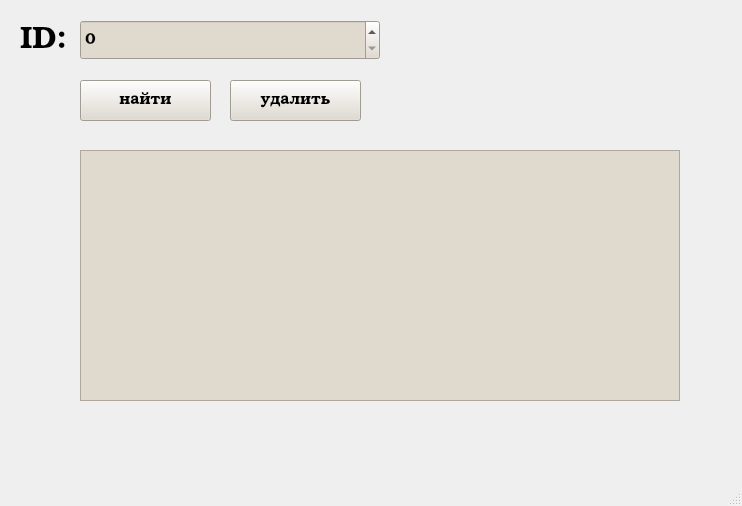
<?xml version="1.0" encoding="UTF-8"?>
<ui version="4.0">
 <class>MainWindow</class>
 <widget class="QMainWindow" name="MainWindow">
  <property name="geometry">
   <rect>
    <x>0</x>
    <y>0</y>
    <width>742</width>
    <height>506</height>
   </rect>
  </property>
  <property name="windowTitle">
   <string>MainWindow</string>
  </property>
  <widget class="QWidget" name="centralwidget">
   <widget class="QSpinBox" name="id_spinBox">
    <property name="geometry">
     <rect>
      <x>80</x>
      <y>20</y>
      <width>300</width>
      <height>40</height>
     </rect>
    </property>
    <property name="font">
     <font>
      <family>Bookman Old Style</family>
      <pointsize>12</pointsize>
     </font>
    </property>
    <property name="styleSheet">
     <string notr="true">background-color: rgb(224, 217, 206);</string>
    </property>
   </widget>
   <widget class="QPushButton" name="find_pushButton">
    <property name="geometry">
     <rect>
      <x>80</x>
      <y>80</y>
      <width>131</width>
      <height>41</height>
     </rect>
    </property>
    <property name="font">
     <font>
      <family>Bookman Old Style</family>
      <pointsize>12</pointsize>
     </font>
    </property>
    <property name="styleSheet">
     <string notr="true">background-color: rgb(224, 217, 206);</string>
    </property>
    <property name="text">
     <string>найти</string>
    </property>
   </widget>
   <widget class="QPushButton" name="del_pushButton">
    <property name="geometry">
     <rect>
      <x>230</x>
      <y>80</y>
      <width>131</width>
      <height>41</height>
     </rect>
    </property>
    <property name="font">
     <font>
      <family>Bookman Old Style</family>
      <pointsize>12</pointsize>
     </font>
    </property>
    <property name="styleSheet">
     <string notr="true">background-color: rgb(224, 217, 206);</string>
    </property>
    <property name="text">
     <string>удалить</string>
    </property>
   </widget>
   <widget class="QLabel" name="id_label">
    <property name="geometry">
     <rect>
      <x>20</x>
      <y>20</y>
      <width>60</width>
      <height>41</height>
     </rect>
    </property>
    <property name="font">
     <font>
      <family>Bookman Old Style</family>
      <pointsize>23</pointsize>
     </font>
    </property>
    <property name="text">
     <string>ID:</string>
    </property>
   </widget>
   <widget class="QTableWidget" name="record_tableWidget">
    <property name="geometry">
     <rect>
      <x>80</x>
      <y>150</y>
      <width>600</width>
      <height>251</height>
     </rect>
    </property>
    <property name="styleSheet">
     <string notr="true">background-color: rgb(224, 217, 206);</string>
    </property>
    <attribute name="horizontalHeaderShowSortIndicator" stdset="0">
     <bool>true</bool>
    </attribute>
    <attribute name="horizontalHeaderStretchLastSection">
     <bool>true</bool>
    </attribute>
    <attribute name="verticalHeaderVisible">
     <bool>false</bool>
    </attribute>
    <attribute name="verticalHeaderShowSortIndicator" stdset="0">
     <bool>true</bool>
    </attribute>
   </widget>
   <widget class="QLabel" name="label">
    <property name="geometry">
     <rect>
      <x>80</x>
      <y>410</y>
      <width>221</width>
      <height>16</height>
     </rect>
    </property>
    <property name="font">
     <font>
      <family>Bookman Old Style</family>
      <pointsize>10</pointsize>
     </font>
    </property>
    <property name="text">
     <string/>
    </property>
   </widget>
  </widget>
  <widget class="QMenuBar" name="menubar">
   <property name="geometry">
    <rect>
     <x>0</x>
     <y>0</y>
     <width>742</width>
     <height>26</height>
    </rect>
   </property>
  </widget>
  <widget class="QStatusBar" name="statusbar"/>
 </widget>
 <resources/>
 <connections/>
</ui>
